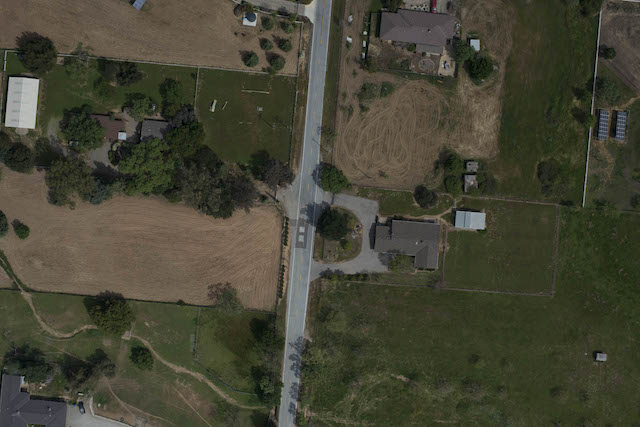
#> input picture images/01_suburbA.jpg, 640 x 427 px
$ python stitch_images.py images/01_suburbA.jpg images/01_suburbB.jpg   (older library calls are emulated)
#> lines starting #> are read from the running program, lines starting #| are printed output that depends on the picture
import sys
import cv2
import numpy as np

# Use the keypoints to stitch the images
def get_stitched_image(img1, img2, M):

	# Get width and height of input images
	w1,h1 = img1.shape[:2]
	w2,h2 = img2.shape[:2]

	# Get the canvas dimesions
	img1_dims = np.float32([ [0,0], [0,w1], [h1, w1], [h1,0] ]).reshape(-1,1,2)
	img2_dims_temp = np.float32([ [0,0], [0,w2], [h2, w2], [h2,0] ]).reshape(-1,1,2)

	# Get relative perspective of second image
	img2_dims = cv2.perspectiveTransform(img2_dims_temp, M)

	# Resulting dimensions
	result_dims = np.concatenate( (img1_dims, img2_dims), axis = 0)

	# Getting images together
	# Calculate dimensions of match points
	[x_min, y_min] = np.int32(result_dims.min(axis=0).ravel() - 0.5)
	[x_max, y_max] = np.int32(result_dims.max(axis=0).ravel() + 0.5)

	# Create output array after affine transformation
	transform_dist = [-x_min,-y_min]
	transform_array = np.array([[1, 0, transform_dist[0]],
								[0, 1, transform_dist[1]],
								[0,0,1]])

	# Warp images to get the resulting image
	result_img = cv2.warpPerspective(img2, transform_array.dot(M),
									(x_max-x_min, y_max-y_min))
	result_img[transform_dist[1]:w1+transform_dist[1],
				transform_dist[0]:h1+transform_dist[0]] = img1

	# Return the result
	return result_img

# Find SIFT and return Homography Matrix
def get_sift_homography(img1, img2):

	# Initialize SIFT
	# sift = cv2.SIFT()
	sift=cv2.xfeatures2d.SIFT_create()

	# Extract keypoints and descriptors
	k1, d1 = sift.detectAndCompute(img1, None)
	k2, d2 = sift.detectAndCompute(img2, None)

	# Bruteforce matcher on the descriptors
	bf = cv2.BFMatcher()
	matches = bf.knnMatch(d1,d2, k=2)

	# Make sure that the matches are good
	verify_ratio = 0.8 # Source: stackoverflow
	verified_matches = []
	for m1,m2 in matches:
		# Add to array only if it's a good match
		if m1.distance < 0.8 * m2.distance:
			verified_matches.append(m1)

	# Mimnum number of matches
	min_matches = 8
	if len(verified_matches) > min_matches:

		# Array to store matching points
		img1_pts = []
		img2_pts = []

		# Add matching points to array
		for match in verified_matches:
			img1_pts.append(k1[match.queryIdx].pt)
			img2_pts.append(k2[match.trainIdx].pt)
		img1_pts = np.float32(img1_pts).reshape(-1,1,2)
		img2_pts = np.float32(img2_pts).reshape(-1,1,2)

		# Compute homography matrix
		M, mask = cv2.findHomography(img1_pts, img2_pts, cv2.RANSAC, 5.0)
		return M
	else:
		print('Error: Not enough matches')
		exit()

# Equalize Histogram of Color Images
def equalize_histogram_color(img):
	img_yuv = cv2.cvtColor(img, cv2.COLOR_BGR2YUV)
	img_yuv[:,:,0] = cv2.equalizeHist(img_yuv[:,:,0])
	img = cv2.cvtColor(img_yuv, cv2.COLOR_YUV2BGR)
	return img

# Main function definition
def main():

	# Get input set of images
	img1 = cv2.imread(sys.argv[1])
#> img1 is the input picture: shape (427, 640, 3); mean B, G, R 52.8, 68.6, 69.3
	img2 = cv2.imread(sys.argv[2])
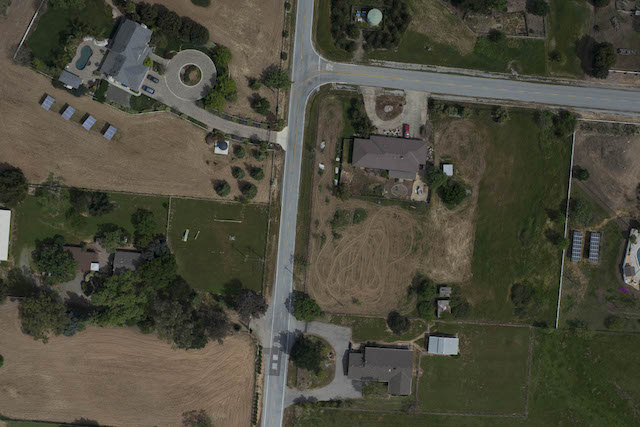
#> input picture images/01_suburbB.jpg, 640 x 427 px
#> img2 is the input picture: shape (427, 640, 3); mean B, G, R 60.5, 74.3, 75.9

	# Equalize histogram
	img1 = equalize_histogram_color(img1)
#> in equalize_histogram_color, `img_yuv = cv2.cvtColor(img, cv2.COLOR_BGR2YUV)`: img_yuv: shape (427, 640, 3); mean of channels 0, 1, 2 67, 121.1, 130
#> in equalize_histogram_color, `img_yuv[:,:,0] = cv2.equalizeHist(img_yuv[:,:,0])`: img_yuv: shape (427, 640, 3); mean of channels 0, 1, 2 129.3, 121.1, 130
#> in equalize_histogram_color, `img = cv2.cvtColor(img_yuv, cv2.COLOR_YUV2BGR)`:
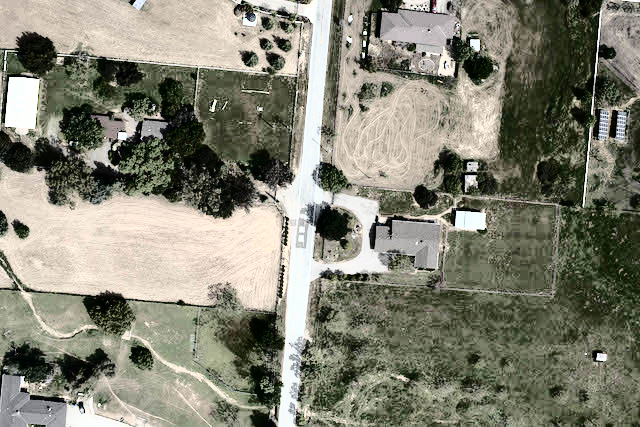
#> img: shape (427, 640, 3); mean B, G, R 115.6, 130.9, 131.5
	img2 = equalize_histogram_color(img2)
#> in equalize_histogram_color (call 2), `img_yuv = cv2.cvtColor(img, cv2.COLOR_BGR2YUV)`: img_yuv: shape (427, 640, 3); mean of channels 0, 1, 2 73.2, 121.9, 130.4
#> in equalize_histogram_color (call 2), `img_yuv[:,:,0] = cv2.equalizeHist(img_yuv[:,:,0])`: img_yuv: shape (427, 640, 3); mean of channels 0, 1, 2 128.9, 121.9, 130.4
#> in equalize_histogram_color (call 2), `img = cv2.cvtColor(img_yuv, cv2.COLOR_YUV2BGR)`:
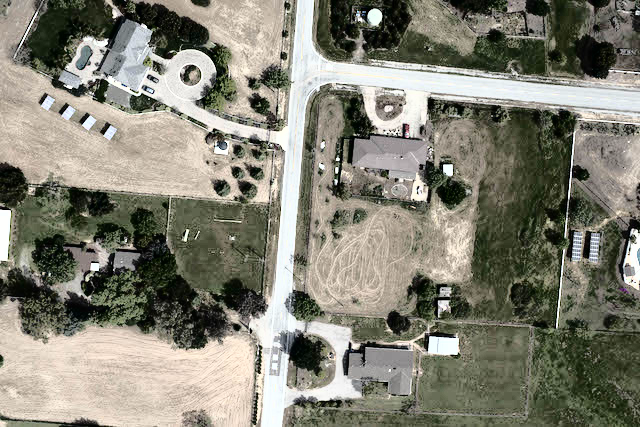
#> img: shape (427, 640, 3); mean B, G, R 116.6, 130, 131.5

	# Show input images
	#input_images = np.hstack( (img1, img2) )
	#cv2.imshow ('Input Images', input_images)

	# Use SIFT to find keypoints and return homography matrix
	M =  get_sift_homography(img1, img2)
#> in get_sift_homography, `k1, d1 = sift.detectAndCompute(img1, None)`: k1 = 3476 keypoints; strongest (x, y, size): (365, 33, 2.5), (363, 54, 2.2), (364, 45, 2.1), (81, 405, 3.9)
#> in get_sift_homography, `k2, d2 = sift.detectAndCompute(img2, None)`: k2 = 3058 keypoints; strongest (x, y, size): (338, 159, 2.5), (375, 17, 10.1), (336, 181, 2.4), (337, 171, 2.2)
#> in get_sift_homography, `matches = bf.knnMatch(d1,d2, k=2)`: matches = 3476 matches
#> in get_sift_homography, `matches = bf.knnMatch(d1,d2, k=2)`:
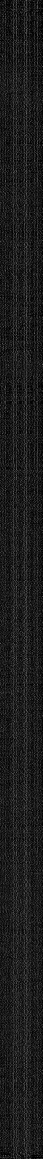
#> d1: shape (3476, 128) float32 (shown at 1/3 size); min 0, max 205, mean 28.1
#> after the loop in get_sift_homography, `for m1,m2 in matches:`: verified_matches = 610 matches
#> after the loop in get_sift_homography, `for match in verified_matches:`: img1_pts = 610 pairs, first value 6.07 to 636.5, second value 6.16 to 391.5; img2_pts = 610 pairs, first value 10.67 to 618.8, second value 5.43 to 422.4
#> in get_sift_homography, `img1_pts = np.float32(img1_pts).reshape(-1,1,2)`: img1_pts = 610 rows, first 8: [6.07, 224.1], [21.23, 236.6], [30.58, 227.9], [37.39, 263.1], [38.1, 143.8], [40.58, 105], [41.68, 121], [43.63, 264.2]
#> in get_sift_homography, `img2_pts = np.float32(img2_pts).reshape(-1,1,2)`: img2_pts = 610 rows, first 8: [108.5, 5.43], [44.17, 342.4], [268.4, 309.9], [12.13, 391.8], [10.67, 274.5], [12.42, 235.8], [13.99, 250.3], [18.19, 392.4]
#> in get_sift_homography, `M, mask = cv2.findHomography(img1_pts, img2_pts, cv2.RANSAC, 5.0)`: M = [[1.01, 0.0153, -30.41], [-0.0203, 1.01, 133.6], [4.15e-06, 3.12e-05, 1]]; mask = 610 values, max 1 at index 3, min 0 at index 0, mean 0.944

	# Stitch the images together using homography matrix
	result_image = get_stitched_image(img2, img1, M)
#> in get_stitched_image, `img2_dims = cv2.perspectiveTransform(img2_dims_temp, M)`: img2_dims = [[-30.41, 133.6], [-23.58, 559.3], [612.1, 545.1], [613.8, 120.3]]
#> in get_stitched_image, `result_dims = np.concatenate( (img1_dims, img2_dims), axis = 0)`: result_dims = [[0, 0], [0, 427], [640, 427], [640, 0], [-30.41, 133.6], [-23.58, 559.3], [612.1, 545.1], [613.8, 120.3]]
#> in get_stitched_image, `[x_min, y_min] = np.int32(result_dims.min(axis=0).ravel() - 0.5)`: x_min = -30; y_min = 0
#> in get_stitched_image, `[x_max, y_max] = np.int32(result_dims.max(axis=0).ravel() + 0.5)`: x_max = 640; y_max = 559
#> in get_stitched_image, `transform_dist = [-x_min,-y_min]`: transform_dist = [30, 0]
#> in get_stitched_image, `transform_array = np.array([[1, 0, transform_dist[0]], [0, 1, transfor..`: transform_array = [[1, 0, 30], [0, 1, 0], [0, 0, 1]]
#> in get_stitched_image, `result_img = cv2.warpPerspective(img2, transform_array.dot(M), (x_max-..`:
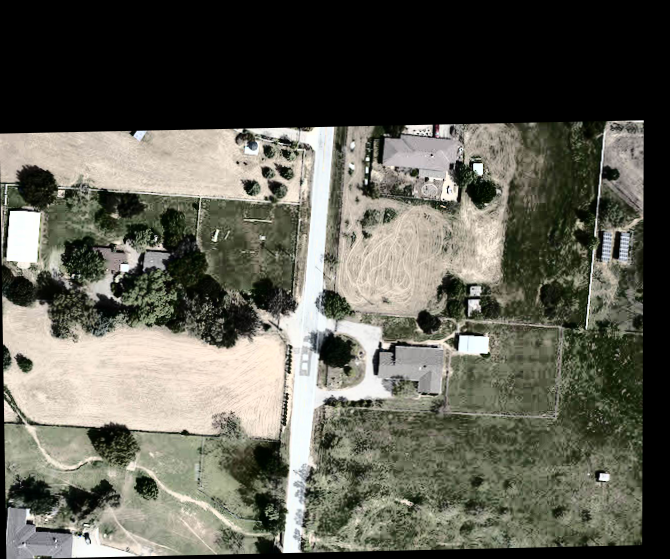
#> result_img: shape (559, 670, 3); mean B, G, R 84, 95.2, 95.6
#> in get_stitched_image, `result_img[transform_dist[1]:w1+transform_dist[1], transform_dist[0]:h..`:
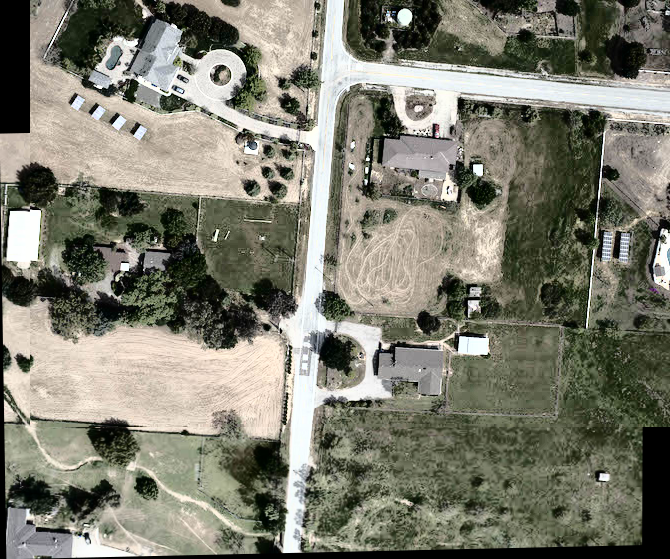
#> result_img: shape (559, 670, 3); mean B, G, R 110.6, 124.5, 125

	# Write the result to the same directory
	result_image_name = 'results/result_'+sys.argv[1]
	cv2.imwrite(result_image_name, result_image)

	# Show the resulting image
	cv2.imshow ('Result', result_image)
	cv2.waitKey()

# Call main function
if __name__=='__main__':
	main()
